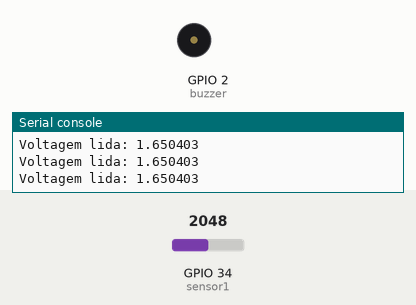
This program was run on a simulated ESP32 board running MicroPython. Parts: buzzer (waves = sounding), the last lines printed to the serial console. The inputs (shaded band) are chosen by the test bench; at power-on: GPIO 34 (sensor1) = 2048 (analog values on the 0–4095 scale).

Above: at 1.2 s.
1.3 s: GPIO 34 (sensor1) set to 2438
2.8 s: GPIO 34 (sensor1) set to 2528
At 3.7 s:
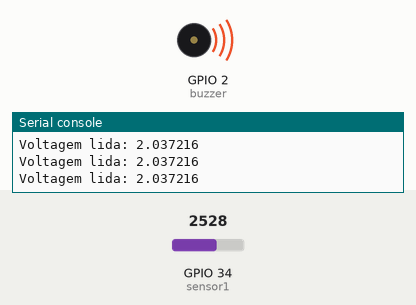
4.3 s: GPIO 34 (sensor1) set to 2047
At 4.8 s:
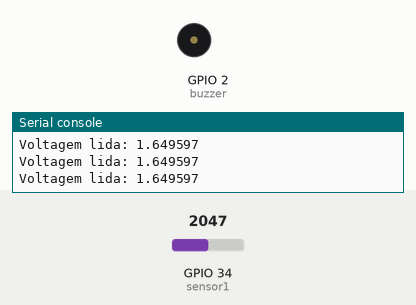
5.8 s: GPIO 34 (sensor1) set to 2866
At 7.1 s:
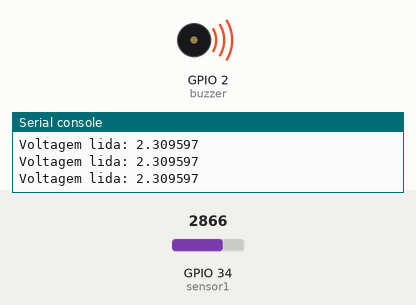
Timing chart, 0 to 8.3 s (numbered marks = the images above; inputs shaded):
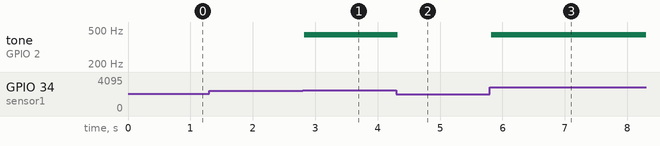

The program:

frequencia_cardiaca.py
```python
from machine import Pin, ADC, PWM
from time import sleep

# Constantes
PIN_SENSOR = 34
PIN_BUZZER = 2
VOLTAGEM_LIMITE = 2.0
TEMPO_BUZZER = 0.5  # Tempo em segundos

# Configuração do sensor e do buzzer
sensor1 = ADC(Pin(PIN_SENSOR))
buzzer = PWM(Pin(PIN_BUZZER), freq=440, duty=512)  # Duty médio (50%)
# buzzer = Pin(PIN_BUZZER, Pin.OUT)

# Configuração do ADC
sensor1.atten(ADC.ATTN_11DB)
sensor1.width(ADC.WIDTH_12BIT)

def ler_sensor():
    """Lê o valor do sensor e converte para voltagem."""
    valor = sensor1.read()
    voltaje = (3.3 / ((2**12) - 1)) * valor
    return voltaje

def acionar_buzzer(estado):
    """Liga ou desliga o buzzer."""
    buzzer.duty(estado)

while True:
    voltaje = ler_sensor()
    print("Voltagem lida:", voltaje)

    if voltaje > VOLTAGEM_LIMITE:
        acionar_buzzer(100)  # Liga o buzzer
    else:
        acionar_buzzer(0)  # Desliga o buzzer se a voltagem estiver abaixo do limite

    sleep(0.025)  # Espera 25 ms
```

Measured:
- the behaviour switches between 2481 and 2482 on GPIO 34 (sensor1) (found by bisection; images 0 and 1)
- after the input at 2.8 s, tone on GPIO 2 (buzzer): silent → 440 Hz at once
- after the input at 4.3 s, tone on GPIO 2 (buzzer): 440 Hz → silent at once
- after the input at 5.8 s, tone on GPIO 2 (buzzer): silent → 440 Hz at once
